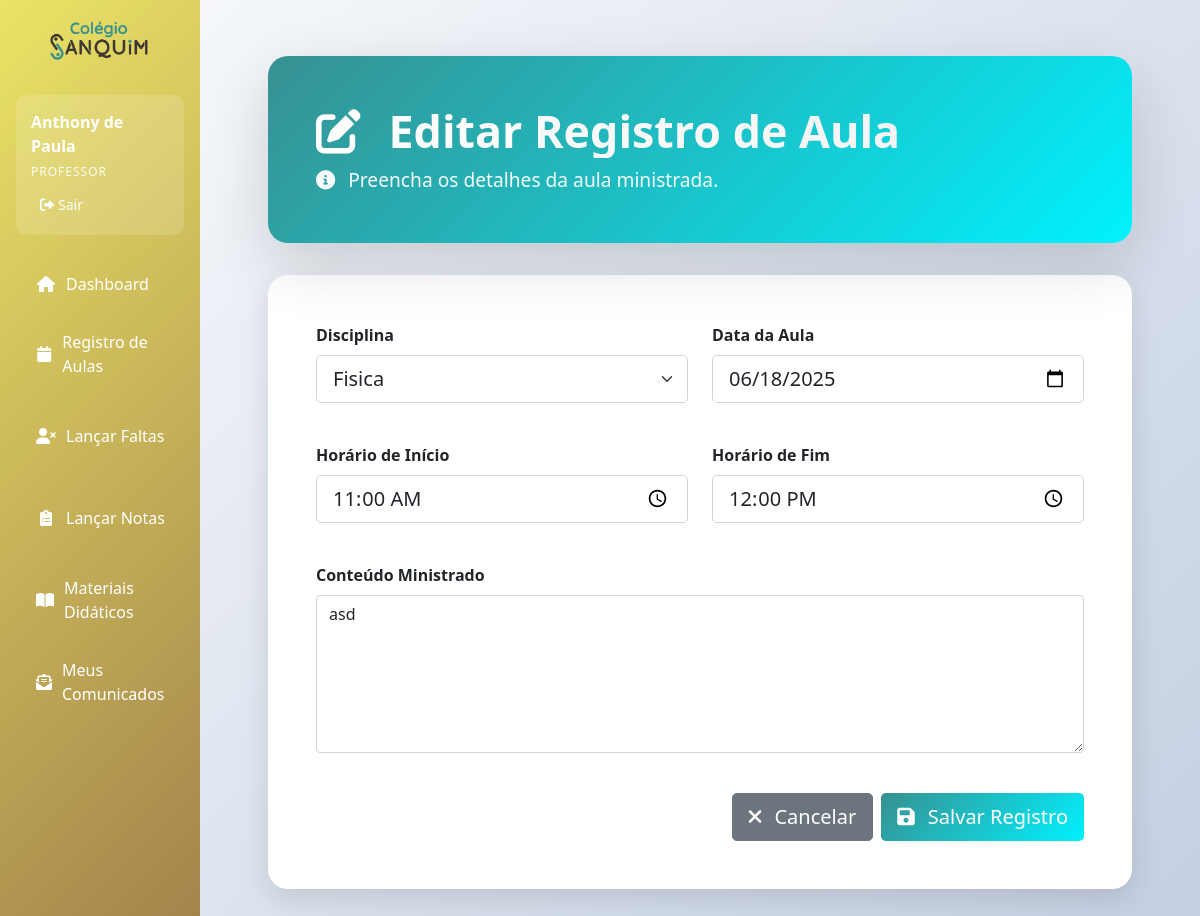
/aulas/1/editar (signed in), run on an earlier commit of the app's database.
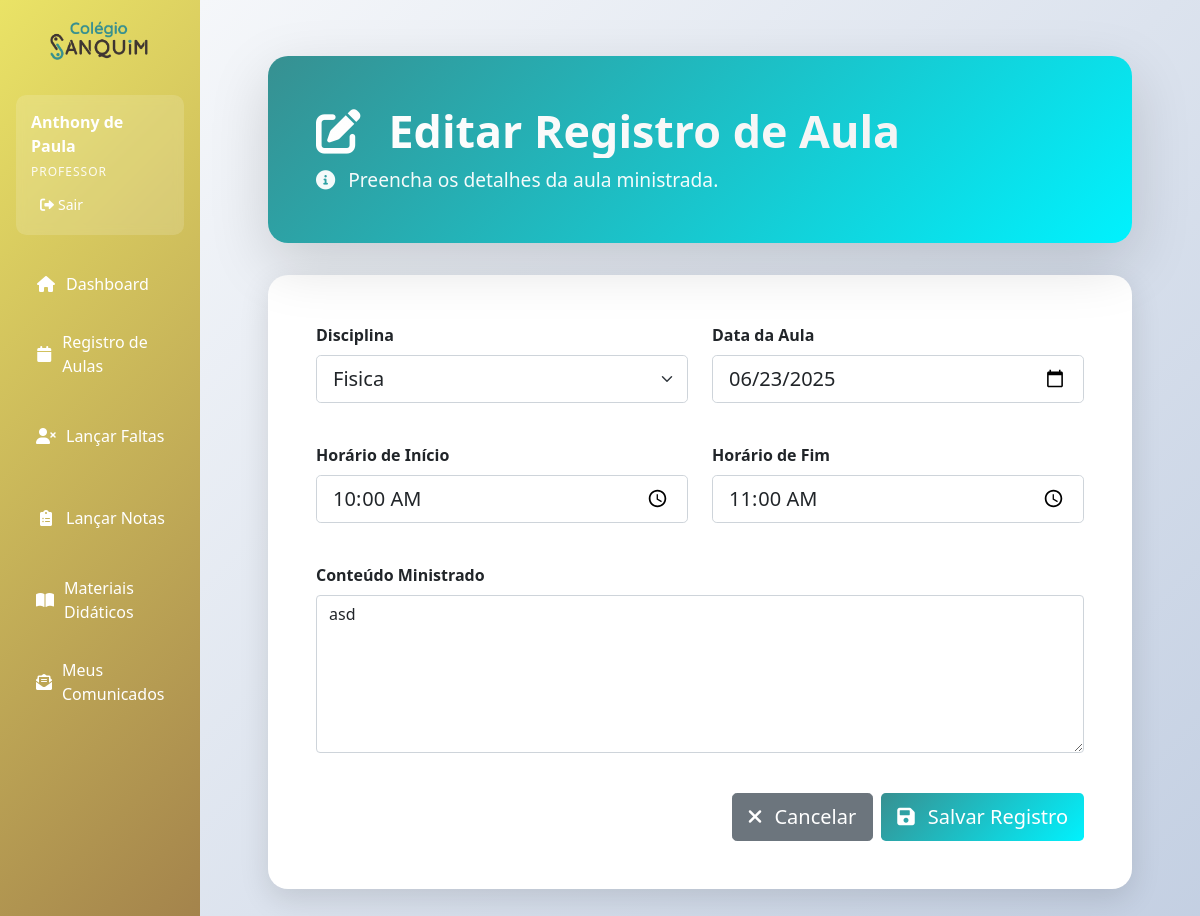
And on a later commit of the database.
### app.py (models this page shows, shortened)
class Aula(db.Model):
    __tablename__ = 'aula'
    id = db.Column(db.Integer, primary_key=True)
    data = db.Column(db.Date, nullable=False, default=datetime.utcnow)
    conteudo = db.Column(db.Text, nullable=False)
    observacoes = db.Column(db.Text)
    disciplina_id = db.Column(db.Integer, db.ForeignKey('disciplina.id'), nullable=False)
    professor_id = db.Column(db.Integer, db.ForeignKey('professor.id'), nullable=False)
    criado_em = db.Column(db.DateTime, default=datetime.utcnow)
    hora_inicio = db.Column(db.Time)
    hora_fim = db.Column(db.Time)
    disciplina = db.relationship('Disciplina', backref='aulas')
    professor = db.relationship('Professor', backref='aulas_ministradas')

### app.py (the view, shortened to what this page needs)
@app.route('/aulas/<int:id>/editar', methods=['GET', 'POST'])
@login_required
def editar_aula(id):
    aula = Aula.query.get_or_404(id)
    if session.get('user_tipo') != 'professor' or aula.professor_id != session.get('user_id'):
        flash('Acesso negado!', 'error')
        return redirect(url_for('calendario_professor'))
    form = AulaForm(obj=aula)
    form.disciplina_id.choices = [(d.id, d.nome) for d in Disciplina.query.filter_by(professor_id=session.get('user_id')).all()]
    return render_template('aulas/form.html', form=form, titulo='Editar Registro de Aula')

### app.py
class AulaForm(FlaskForm):
    disciplina_id = SelectField('Disciplina', coerce=int, validators=[DataRequired()])
    data = DateField('Data da Aula', validators=[DataRequired()], default=datetime.today, format='%Y-%m-%d')
    hora_inicio = TimeField('Horário de Início', validators=[DataRequired()], format='%H:%M')
    hora_fim = TimeField('Horário de Fim', validators=[DataRequired()], format='%H:%M')
    conteudo = TextAreaField('Conteúdo Ministrado', validators=[DataRequired()], render_kw={"rows": 6, "placeholder": "Descreva o conteúdo principal abordado na aula..."})
    observacoes = TextAreaField('Observações (opcional)', render_kw={"rows": 3, "placeholder": "Anote informações adicionais, como tarefas passadas, comportamento da turma, etc."})

### app.py (called while the page is built)
def login_required(f):
    @wraps(f)
    def decorated_function(*args, **kwargs):
        if 'user_id' not in session:
            return redirect(url_for('login'))
        return f(*args, **kwargs)
    return decorated_function

### templates/aulas/form.html (shortened to what this page needs)
{% extends "base.html" %}  {% block content %}
<div class="main-container">
  <div
    class="header-section"
    style="margin-bottom: 2rem; background: var(--secondary-gradient)"
  >
    <div class="header-content">
      <h1 class="page-title mb-2">
        <i class="fas fa-edit me-3"></i>
        {{ titulo }}
      </h1>
      <p class="page-subtitle">
        <i class="fas fa-info-circle me-2"></i>
        Preencha os detalhes da aula ministrada.
      </p>
    </div>
  </div>
  <div class="main-card">
    <div class="card-body p-4 p-md-5">
      <form method="POST" action="">
        <div class="row g-4">
          <div class="col-md-6 mb-3">
            {{ form.disciplina_id.label(class="form-label fw-bold") }} {{
            form.disciplina_id(class="form-select form-select-lg") }}
          </div>
          <div class="col-md-6 mb-3">
            {{ form.data.label(class="form-label fw-bold") }} {{
            form.data(class="form-control form-control-lg") }}
          </div>
          <div class="col-md-6 mb-3">
            {{ form.hora_inicio.label(class="form-label fw-bold") }} {{
            form.hora_inicio(class="form-control form-control-lg") }}
          </div>
          <div class="col-md-6 mb-3">
            {{ form.hora_fim.label(class="form-label fw-bold") }} {{
            form.hora_fim(class="form-control form-control-lg") }}
          </div>
          <div class="col-12 mb-3">
            {{ form.conteudo.label(class="form-label fw-bold") }} {{
            form.conteudo(class="form-control") }}
          </div>
        </div>
        <div class="mt-4 d-flex justify-content-end gap-2">
          <a
            href="{{ url_for('calendario_professor') }}"
            class="btn btn-secondary btn-lg"
          >
            <i class="fas fa-times me-2"></i>
            Cancelar
          </a>
          <button
            type="submit"
            class="btn btn-primary btn-lg"
            style="background: var(--secondary-gradient); border: none"
          >
            <i class="fas fa-save me-2"></i>
            Salvar Registro
          </button>
        </div>
      </form>
    </div>
  </div>
</div>
{% endblock %}

What changed in the data, as far as the page shows it:
changed Aula "Fisica": data "06/18/2025" → "06/23/2025"; hora_inicio "11:00" → "10:00"; hora_fim "12:00" → "11:00"
